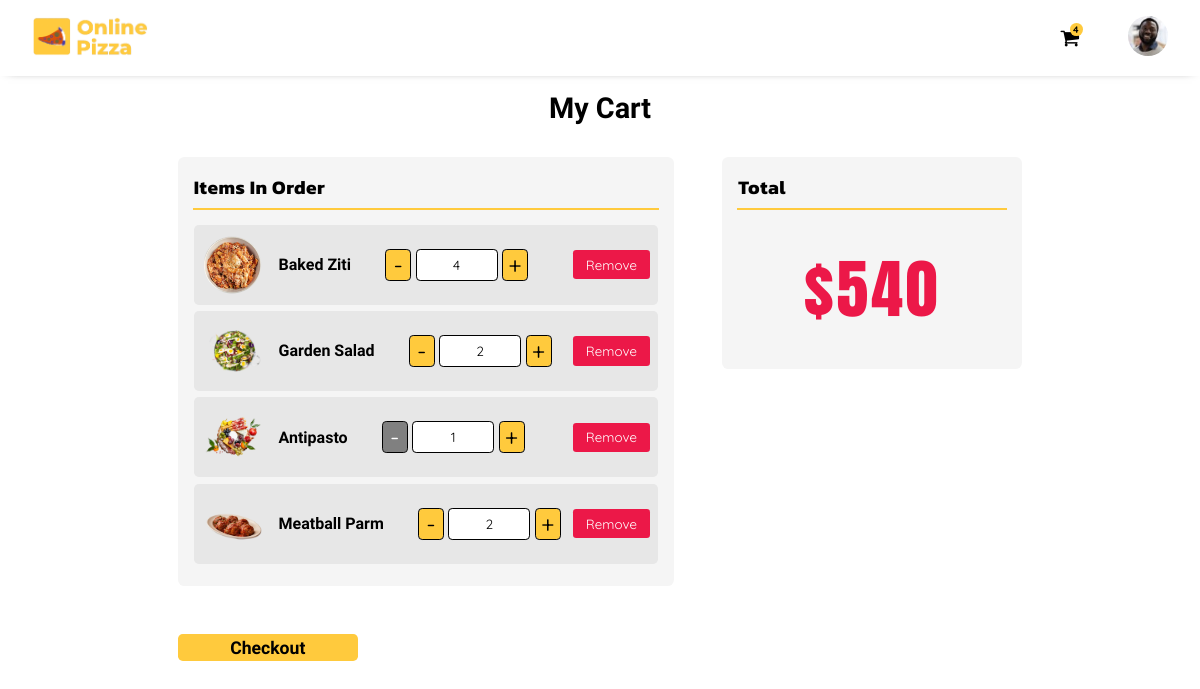
Screenshot of /order-details/f2440ee950ab45ca98d2467143695ade (signed in) with the database file from the repository.
### Pizza/models.py (models this page shows, shortened)
class User_Profile(models.Model):
  user = models.ForeignKey(User, on_delete=models.CASCADE)
  id_user = models.IntegerField()
  phone_number = models.TextField(max_length=10)
  county = models.TextField(max_length=30)
  city = models.TextField(max_length=30)
  town = models.TextField(max_length=30)
  street = models.TextField(max_length=30)
  House_no = models.TextField(max_length=30)
  profileimg = models.ImageField(upload_to='User_profile_images', default='man.png')
  date_created = models.DateTimeField(default=datetime.now())

class Dinner_platter(models.Model):
  id = models.UUIDField(primary_key=True, default=uuid.uuid4)
  name = models.TextField(max_length=30)
  price_small = models.IntegerField()
  price_large = models.IntegerField()
  itemimg = models.ImageField(upload_to='Item_images', default='not-found.png')
  def __str__(self):
    return self.name

class Order_items(models.Model):
  item = models.TextField(max_length=20)
  user = models.ForeignKey(User, on_delete=models.CASCADE)
  order = models.ForeignKey(Order, on_delete=models.CASCADE)
  quantity = models.IntegerField(default=0)
  amount = models.IntegerField(default=0)

### Pizza/views.py (the view)
# urls.py: path("order-details/<str:pk>", views.order_details, name="order-details"),
@login_required(login_url='/signin')
def order_details(request, pk):
  existing_order = Order.objects.filter(id=pk).first()
  order_items = Order_items.objects.filter(order=existing_order).all()
  total = []
  dinners = []
  for order in order_items:
    dinner_platter = Dinner_platter.objects.filter(name=order.item).first()
    dinners.append(dinner_platter)
    total.append(order.amount*order.quantity)
  user_profile = User_Profile.objects.get(user=request.user)
  context = {
    'order': existing_order,
    'user_profile': user_profile,
    'dinners': dinners,
    'order_items': order_items,
    'total': sum(total)
  }
  return render(request, "order.html", context)

### templates/order.html (shortened to what this page needs)
{% extends "base.html" %}
{% load static %}
{% block head %}
{{ block.super }}
<link rel="stylesheet" href="{% static 'css/order.css' %}">
{% endblock %}
{% block body %}
<div class="container">
  <h4>My Cart</h4>
  <div class="order-box">
    <div class="order-items">
      <h4>Items In Order</h4>
      {% for order in order_items %}
      <a href="/description/{{ order.item }}">
        <div class="order--item">
          <div class="item--image">
            {% for dinner in dinners %}
            {% if dinner.name == order.item %}
            <img src="{{ dinner.itemimg.url }}" alt="{{ dinner }}">
            {% endif %}
            {% endfor %}
          </div>
          <div class="item--info">
            <h4>{{ order.item }}</h4>
          </div>
          <div class="order--quantity">
            {% if order.quantity > 1 %}
            <a href="/decrease-quantity/{{ order.id }}">
              <button>-</button>
            </a>
            {% else %}
            <a href="#">
              <button disabled>-</button>
            </a>
            {% endif %}
            <input type="number" readonly value="{{ order.quantity }}">
            <a href="/increase-quantity/{{ order.id }}">
              <button>+</button>
            </a>
          </div>
          <a id="remove" href="/remove-item/{{ order.id }}">
            <button>Remove</button>
          </a>
        </div>
      </a>
      {% empty %}
      <p class="else">No Order Items</p>
      {% endfor %}
    </div>
    <div class="order-total">
      <h4>Total</h4>
      <div class="total">${{ total }}</div>
    </div>
    {% if order_items %}
    <a href="/order-summary/{{ order.id }}">
      <button id="btn">Checkout</button>
    </a>
    {% else %}
    <button disabled="disabled" id="btn">Checkout</button>
    {% endif %}
  </div>
</div>
{% endblock %}

### templates/base.html (shortened to what this page needs)
{% load static %}
<!DOCTYPE html>
<html lang="en">
{% block head %}
<head>
  <link rel="stylesheet" href="{% static 'css/base.css' %}">
  <link rel="stylesheet" href="https://cdnjs.cloudflare.com/ajax/libs/font-awesome/4.7.0/css/font-awesome.min.css">
</head>
{% endblock %}
<body>
  <header>
    <div class="logo">
      <a href="{% url 'index' %}">
        <img src="{% static 'Images/logo.png' %}" alt="logo">
      </a>
    </div>
    <div class="links">
      {% if request.user.username %}
      <a href="/order-details/{{ order.id }}">
        <i class="fa fa-shopping-cart">
          {% if order_items %}
          <span id="cart-item">{{ order_items|length }}</span>
          {% endif %}
        </i>
      </a>
      <div class="login">
        <img src="{{ user_profile.profileimg.url }}" alt="profile-img">
      </div>
      {% else %}
      <a href="{% url 'signup' %}">Sign Up</a>
      <a href="{% url 'signin' %}">Sign In</a>
      {% endif %}
    </div>
  </header>
  {% block body %}{% endblock %}
</body>
</html>

### static/css/base.css (style rules this page uses)
* { box-sizing: border-box; margin: 0; padding: 0; }
:root { --main-bgcolor: white; --secondary-bgcolor: whitesmoke; --highlight-bgcolor: #ec1848; --nav-links-color: #08376b; --yellow: #ffca3d; --nav-links-font: "Maven Pro", sans-serif; --font-1: "Quicksand", sans-serif; --font-2: "Anton", sans-serif; --font-3: "Mandali", sans-serif; --font-4: "Reem Kufi Fun", sans-serif; --font-5: "Kanit", sans-serif; }
a { text-decoration: none; }
header { position: fixed; width: 100%; top: 0; padding: 1rem 2rem; background-color: white; box-shadow: 0px 1px 10px -8px black; display: flex; justify-content: space-between; align-items: center; gap: 5rem; max-height: 5.5rem; z-index: 10; }
.logo img { max-height: 2.5rem; }
.links { display: flex; align-items: center; gap: 1rem; position: relative; }
.links a, .links p { color: var(--nav-links-color); font-family: var(--nav-links-font); font-size: 14px; letter-spacing: 1px; text-transform: uppercase; cursor: pointer; }
.links a > i { color: black; font-size: 20px; cursor: pointer; margin-left: 2rem; position: relative; }
#cart-item { position: absolute; inset: -0.3rem auto auto 0.6rem; min-height: 0.8rem; aspect-ratio: 1/1; background-color: var(--yellow); border-radius: 50%; font-family: var(--font-1); font-size: 0.6rem; font-weight: bold; color: black; display: flex; justify-content: center; align-items: center; }
.login { margin-left: 2rem; cursor: pointer; }
.login img { border-radius: 50%; max-height: 2.5rem; }
.container { margin-top: 4.7rem; }

### static/css/order.css (style rules this page uses)
.container { padding: 1rem 2rem; }
.container > h4 { font-size: 1.8rem; font-family: var(--font-3); text-align: center; }
.order-box { margin-top: 2rem; display: grid; grid-template-columns: repeat(2, auto); justify-content: center; gap: 3rem; }
.order-box > div { background-color: whitesmoke; padding: 1rem; border-radius: 0.4rem; height: max-content; }
.order-items { min-width: 40vw; }
.order-items > h4, .order-total > h4 { font-family: var(--font-5); letter-spacing: 0.5px; font-size: 1.2rem; }
.order-items a { display: flex; gap: 0.8rem; color: black; align-items: center; }
.order--item { display: flex; gap: 0.8rem; align-items: center; margin-bottom: 0.4rem; background-color: #e7e7e7; border-radius: 0.3rem; padding: 0.5rem; transition: 0.3s ease; }
.item--image { height: 4rem; aspect-ratio: 1/1; border-radius: 0.4rem; overflow: hidden; }
.item--image img { height: 4rem; width: 4rem; object-fit: contain; }
.item--info > h4 { font-family: var(--font-4); }
.order--quantity { display: flex; gap: 0.4rem; margin-left: 1rem; }
.order--quantity button { background-color: var(--yellow); border-radius: 0.2rem; border: none; font-family: var(--font-1); width: 1.5rem; outline: 1px solid black; font-size: 1.5rem; aspect-ratio: 1/1; cursor: pointer; }
.order--quantity button:disabled { background-color: grey; color: white; }
.order--quantity input { border: none; outline: 1px solid black; border-radius: 0.2rem; padding: 0.2rem; text-align: center; max-width: 5rem; font-family: var(--font-1); }
#remove { margin-left: auto; }
#remove button { border: none; padding: 0.5em 1em; border-radius: 0.2rem; background-color: var(--highlight-bgcolor); color: white; font-family: var(--font-1); cursor: pointer; }
.order-total { padding: 1rem; min-width: 25vw; }
.total { padding: 1rem; text-align: center; color: var(--highlight-bgcolor); font-family: var(--font-2); font-size: 4rem; letter-spacing: 3px; }
#btn { background-color: var(--yellow); border: none; border-radius: 0.3rem; padding: 0.2em 1em; font-family: var(--font-3); font-size: 1.1rem; font-weight: bold; min-width: 15vw; cursor: pointer; }

### rows the page displays
User_Profile: profileimg (picture)
Order_items: item "Baked Ziti", quantity "4"
Dinner_platter: itemimg (picture)
Order_items: item "Garden Salad", quantity "2"
Dinner_platter: itemimg (picture)
Order_items: item "Antipasto", quantity "1"
Dinner_platter: itemimg (picture)
Order_items: item "Meatball Parm", quantity "2"
Dinner_platter: itemimg (picture)

### other values shown
{{ order_items|length }} "4"
{{ total }} "540"
